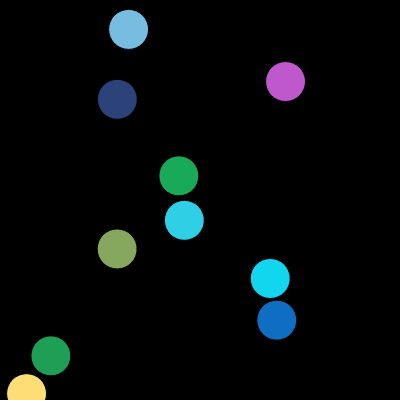
Frame 1 (no input)
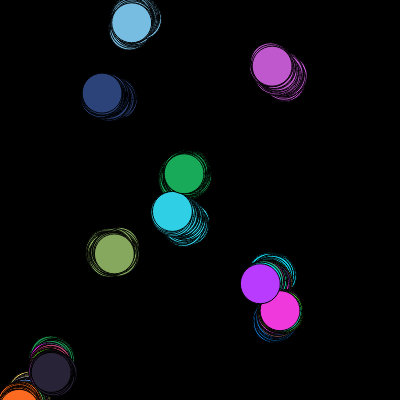
Frame 60 (no input)
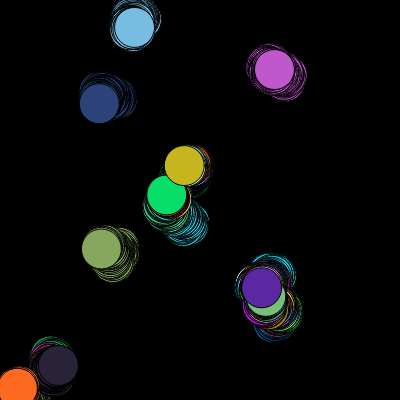
Frame 120 (the mouse pressed at the canvas centre since frame 60)

The p5.js sketch that drew these frames (run headless with seeded random() and noise() and a simulated clock; from frame 60 on, the mouse is pressed at the canvas centre):

// p5.js sketch
// ── sketch.js
var bubbles = [];



function setup() {
  createCanvas(400, 400);
  background(0);

  for (var i = 0; i < 10; i++) {
    bubbles[i] = new Bubble(random(0, width), random(0, height))
  }
}

// function mousePressed(){
//   bubbles.push(new Bubble(mouseX,mouseY))
// }

// function mousePressed(){
//   for (var i = 0; i < bubbles.length; i++) {
//     var d = dist(mouseX,mouseY, bubbles[i].x,bubbles[i].y)
//     if (d<bubbles[i].size/2){
//       bubbles[i].clicked();
//     }
//   }
// }

function draw() {
  //frameRate(3)



  for (var i = 0; i < bubbles.length; i++) {
    bubbles[i].move()
    bubbles[i].display()
    for (var j = i + 1; j < bubbles.length; j++) {
      if (bubbles[i].intersects(bubbles[j])) {
        bubbles[i].changeColor()
        bubbles[j].changeColor()
      }
    }

    // for (var i = 0; i < bubbles.length; i++) {
    //   bubbles[i].move();
    //   bubbles[i].display();
    // }
    // if(bubbles.length >50){
    //   bubbles.splice(0,1)
    // }

  }
}
// ── bubble.js
function Bubble(x,y) {
  this.x = x, //random(0, width),
  this.y = y, //random(0, height),
  this.r = 20
  this.lifespan = 255
  this.fcolor= [random(255),random(255),random(255)]
  this.display= function() {
        fill(this.fcolor)
        //fill(255,this.lifespan)
        strokeWeight(1)
        //noFill();
        ellipse(this.x, this.y, this.r*2,this.r*2);
      },
  this.move= function() {
        this.x = this.x + random(-2, 2);
        this.y = this.y + random(-2, 2);
        this.lifespan--
      },
      
  this.changeColor = function() {
    this.fcolor = [random(255),random(255),random(255)]
  }
  
  this.intersects = function (other){
    var d = dist(this.x,this.y,other.x,other.y)
    if ( d < this.r + other.r){
      return true
    } else {
      return false
    }
  }
    }
